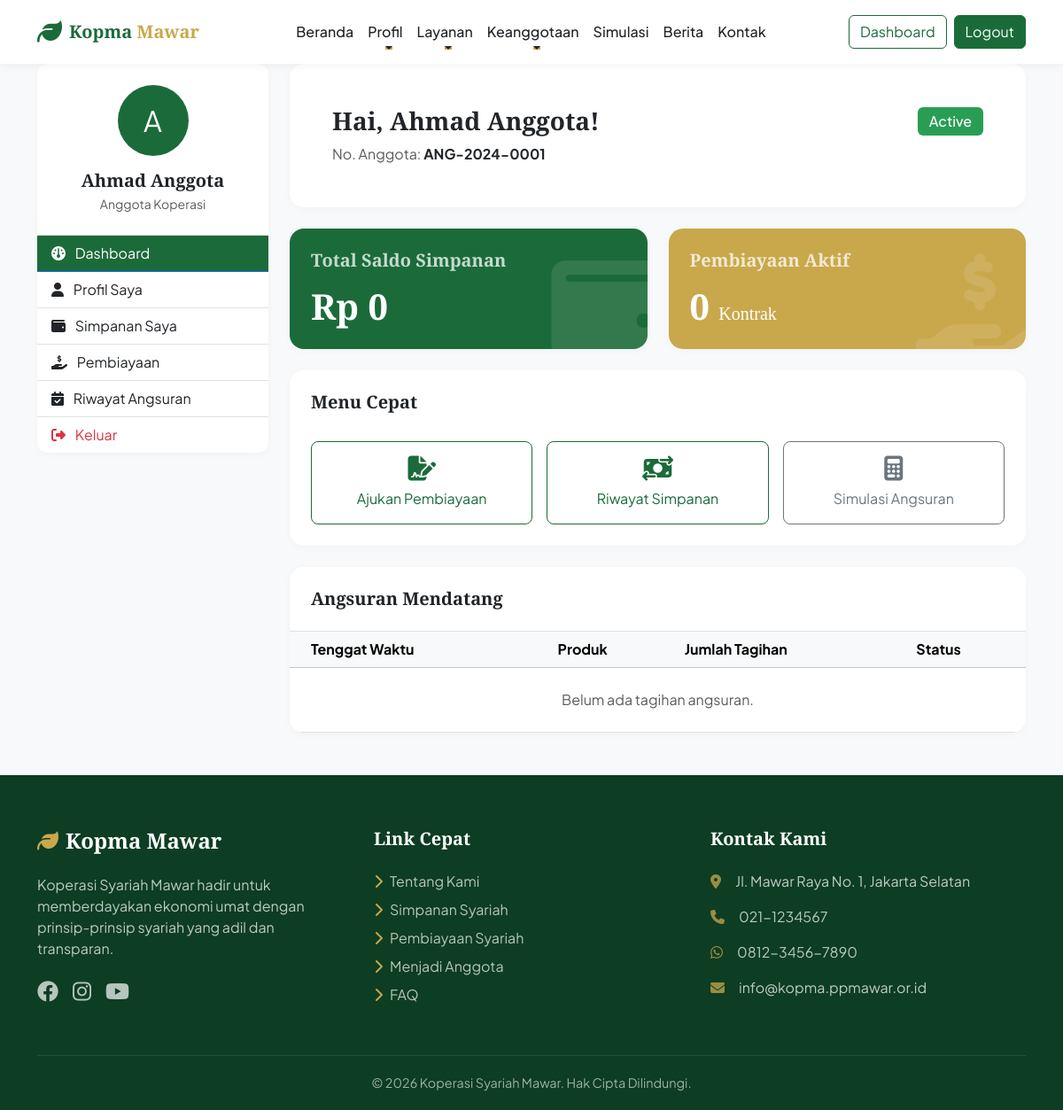
The app's page /member-dashboard (signed in) with its own data.
### tables this page shows
CREATE TABLE members (
    id INT AUTO_INCREMENT PRIMARY KEY,
    user_id INT NOT NULL,
    member_code VARCHAR(20) NOT NULL UNIQUE,
    nik VARCHAR(20) NOT NULL UNIQUE,
    phone VARCHAR(20),
    address TEXT,
    join_date DATE,
    status ENUM('active', 'inactive', 'pending') DEFAULT 'active',
    photo VARCHAR(255),
    created_at DATETIME,
    FOREIGN KEY (user_id) REFERENCES users(id) ON DELETE CASCADE
);

CREATE TABLE users (
    id INT AUTO_INCREMENT PRIMARY KEY,
    name VARCHAR(100) NOT NULL,
    email VARCHAR(100) NOT NULL UNIQUE,
    password VARCHAR(255) NOT NULL,
    role ENUM('admin', 'member') DEFAULT 'member',
    status ENUM('active', 'inactive', 'pending') DEFAULT 'active',
    created_at DATETIME,
    updated_at DATETIME
);

### app/controllers/MemberDashboardController.php (called while the page is built, shortened)
<?php
class MemberDashboardController extends Controller {
    public function index() {
        $user = Auth::getCurrentUser();
        $memberModel = $this->model('MemberModel');
        $savingModel = $this->model('SavingModel');
        $financingModel = $this->model('FinancingModel');
        $installmentModel = $this->model('InstallmentModel');
        $member = $memberModel->findByUserId($user['id']);
        $data = [
            'title' => 'Dashboard Anggota',
            'member' => $member,
            'total_savings' => $savingModel->getTotalByMemberId($member['id']),
            'active_financings' => $financingModel->getActiveByMemberId($member['id']),
            'upcoming_installments' => $installmentModel->findByMemberId($member['id'])
        ];
        $this->view('member/dashboard', $data);
    }
}

### app/core/App.php (called while the page is built, shortened)
<?php
class App {
    protected $controller = 'HomeController';
    protected $method = 'index';
    public function __construct() {
        $url = $this->parseUrl();
        $controllerName = isset($url[0]) ? str_replace('-', '', ucwords($url[0], '-')) . 'Controller' : $this->controller;
        if (file_exists(APP_ROOT . '/app/controllers/' . $controllerName . '.php')) {
            $this->controller = $controllerName;
            unset($url[0]);
        }
        $this->controller = new $this->controller;
        $this->params = $url ? array_values($url) : [];
        call_user_func_array([$this->controller, $this->method], $this->params);
    }
    public function parseUrl() {
        if (isset($_GET['url'])) {
            $url = rtrim($_GET['url'], '/');
            $url = filter_var($url, FILTER_SANITIZE_URL);
            $url = explode('/', $url);
            return $url;
        }
        return [];
    }
}

### public/index.php (called while the page is built, shortened)
<?php
spl_autoload_register(function($class) {
    $paths = [
        APP_ROOT . '/app/core/' . $class . '.php',
        APP_ROOT . '/app/controllers/' . $class . '.php',
        APP_ROOT . '/app/models/' . $class . '.php',
        APP_ROOT . '/app/helpers/' . $class . '.php',
    ];
    foreach ($paths as $path) {
        if (file_exists($path)) {
            return;
        }
    }
});
$app = new App();

### app/core/Database.php (called while the page is built)
<?php
class Database {
    private static $instance = null;
    private $pdo;
    private function __construct() {
        try {
            $dsn = "mysql:host=" . DB_HOST . ";dbname=" . DB_NAME . ";charset=utf8mb4";
            $options = [
                PDO::ATTR_ERRMODE            => PDO::ERRMODE_EXCEPTION,
                PDO::ATTR_DEFAULT_FETCH_MODE => PDO::FETCH_ASSOC,
                PDO::ATTR_EMULATE_PREPARES   => false,
            ];
            $this->pdo = new PDO($dsn, DB_USER, DB_PASS, $options);
        } catch (PDOException $e) {
            die("Connection failed: " . $e->getMessage());
        }
    }
    public static function getInstance() {
        if (self::$instance == null) {
            self::$instance = new Database();
        }
        return self::$instance;
    }
    public function getConnection() {
        return $this->pdo;
    }
}

### app/helpers/Auth.php (called while the page is built, shortened)
<?php
class Auth {
    public static function isLoggedIn() {
        return isset($_SESSION['user_id']);
    }
    public static function getCurrentUser() {
        if (self::isLoggedIn()) {
            return [
                'id' => $_SESSION['user_id'],
                'name' => $_SESSION['name'],
                'role' => $_SESSION['role']
            ];
        }
        return null;
    }
}

### app/models/MemberModel.php (called while the page is built, shortened)
<?php
class MemberModel {
    private $db;
    public function __construct() {
        $this->db = Database::getInstance()->getConnection();
    }
    public function findByUserId($userId) {
        $stmt = $this->db->prepare("SELECT m.*, u.name, u.email, u.status as user_status FROM members m JOIN users u ON m.user_id = u.id WHERE m.user_id = ?");
        $stmt->execute([$userId]);
        return $stmt->fetch();
    }
}

### app/helpers/Helper.php (called while the page is built, shortened)
<?php
class Helper {
    public static function formatRupiah($amount) {
        return "Rp " . number_format($amount, 0, ',', '.');
    }
}

### app/views/member/dashboard.php (the view, shortened to what this page needs)
<?php include APP_ROOT . '/app/views/layouts/public_header.php'; ?>
<section class="py-5 bg-light" style="min-height: calc(100vh - 200px);">
    <div class="container mt-4">
        <div class="row g-4">
            <div class="col-lg-3">
                <?php include APP_ROOT . '/app/views/layouts/member_sidebar.php'; ?>
            </div>
            <div class="col-lg-9">
                <div class="card shadow-sm border-0 rounded-4 p-4 p-md-5 mb-4">
                    <div class="d-flex align-items-center justify-content-between mb-2">
                        <h3 class="fw-bold mb-0">Hai, <?= $member['name'] ?>!</h3>
                        <span class="badge <?= $member['status'] == 'active' ? 'bg-success' : 'bg-warning' ?> fs-6"><?= ucfirst($member['status']) ?></span>
                    </div>
                    <p class="text-muted mb-0">No. Anggota: <strong class="text-dark"><?= $member['member_code'] ?></strong></p>
                </div>
                <div class="row g-4 mb-4">
                    <div class="col-md-6">
                        <div class="card shadow-sm border-0 rounded-4 p-4 h-100 bg-primary text-white overflow-hidden position-relative">
                            <i class="fa-solid fa-wallet position-absolute" style="font-size: 8rem; right: -20px; bottom: -20px; opacity: 0.1;"></i>
                            <h5 class="opacity-75 mb-3">Total Saldo Simpanan</h5>
                            <h2 class="fw-bold mb-0 display-6"><?= Helper::formatRupiah($total_savings) ?></h2>
                        </div>
                    </div>
                    <div class="col-md-6">
                        <div class="card shadow-sm border-0 rounded-4 p-4 h-100 bg-secondary text-white overflow-hidden position-relative">
                            <i class="fa-solid fa-hand-holding-dollar position-absolute" style="font-size: 8rem; right: -20px; bottom: -20px; opacity: 0.1;"></i>
                            <h5 class="opacity-75 mb-3">Pembiayaan Aktif</h5>
                            <h2 class="fw-bold mb-0 display-6"><?= count($active_financings) ?> <span class="fs-5 fw-normal">Kontrak</span></h2>
                        </div>
                    </div>
                </div>
                <div class="card shadow-sm border-0 rounded-4 mb-4">
                    <div class="card-header bg-white border-0 pt-4 pb-0 px-4">
                        <h5 class="fw-bold d-flex justify-content-between align-items-center">
                            Menu Cepat
                        </h5>
                    </div>
                    <div class="card-body p-4">
                        <div class="row g-3">
                            <div class="col-md-4">
                                <a href="<?= BASE_URL ?>/member-dashboard/applyFinancing" class="btn btn-outline-primary w-100 py-3 rounded-3 d-flex flex-column align-items-center gap-2">
                                    <i class="fa-solid fa-file-signature fs-3"></i>
                                    <span>Ajukan Pembiayaan</span>
                                </a>
                            </div>
                            <div class="col-md-4">
                                <a href="<?= BASE_URL ?>/member-dashboard/savings" class="btn btn-outline-primary w-100 py-3 rounded-3 d-flex flex-column align-items-center gap-2">
                                    <i class="fa-solid fa-money-bill-transfer fs-3"></i>
                                    <span>Riwayat Simpanan</span>
                                </a>
                            </div>
                            <div class="col-md-4">
                                <a href="<?= BASE_URL ?>/simulation" class="btn btn-outline-secondary w-100 py-3 rounded-3 d-flex flex-column align-items-center gap-2">
                                    <i class="fa-solid fa-calculator fs-3"></i>
                                    <span>Simulasi Angsuran</span>
                                </a>
                            </div>
                        </div>
                    </div>
                </div>
                <div class="card shadow-sm border-0 rounded-4">
                    <div class="card-header bg-white border-bottom p-4">
                        <h5 class="fw-bold mb-0">Angsuran Mendatang</h5>
                    </div>
                    <div class="card-body p-0">
                        <div class="table-responsive">
                            <table class="table table-hover align-middle mb-0">
                                <thead class="table-light">
                                    <tr>
                                        <th class="ps-4">Tenggat Waktu</th>
                                        <th>Produk</th>
                                        <th>Jumlah Tagihan</th>
                                        <th>Status</th>
                                    </tr>
                                </thead>
                                <tbody>
                                    <?php if(empty($upcoming_installments)): ?>
                                    <tr>
                                        <td colspan="4" class="text-center py-4 text-muted">Belum ada tagihan angsuran.</td>
                                    </tr>
                                    <?php endif; ?>
                                </tbody>
                            </table>
                        </div>
                    </div>
                </div>
            </div>
        </div>
    </div>
</section>
<?php include APP_ROOT . '/app/views/layouts/public_footer.php'; ?>

### public/assets/css/main.css (style rules this page uses)
:root { --primary: #1B6B3A; --primary-dark: #0D3D22; --primary-light: #2A9D55; --secondary: #C9A84C; --secondary-light: #DFCD90; --dark: #212529; --light: #F8F9FA; --white: #ffffff; --gray: #6c757d; }
body { font-family: 'Plus Jakarta Sans', sans-serif; color: var(--dark); background-color: var(--light); overflow-x: hidden; }
h1, h2, h3, h4, h5, h6, .navbar-brand { font-family: 'Playfair Display', serif; font-weight: 700; }
.bg-primary { background-color: var(--primary) !important; }
.bg-secondary { background-color: var(--secondary) !important; }
.btn-outline-primary { color: var(--primary); border-color: var(--primary); }
.card { border: none; border-radius: 12px; box-shadow: 0 5px 20px rgba(0,0,0,0.05); transition: all 0.3s ease; overflow: hidden; }
.badge { padding: 0.5em 0.8em; font-weight: 500; border-radius: 6px; }
.badge.bg-success { background-color: #2A9D55 !important; }
.shadow-sm { box-shadow: 0 2px 10px rgba(0,0,0,0.03) !important; }

### records on screen
members: user.name "Ahmad Anggota", status "Active", member_code "ANG-2024-0001"

### other values on screen
substr($_SESSION['name'], 0, 1) "A"
$_SESSION['name'] "Ahmad Anggota"
Helper::formatRupiah($total_savings) "Rp 0"
count($active_financings) "0"
